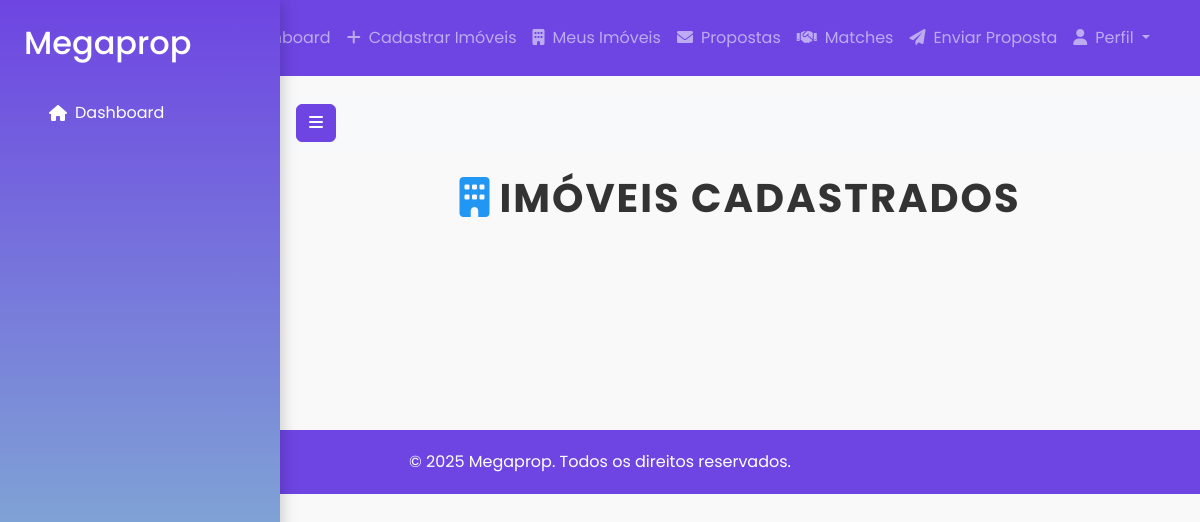
Page /my-properties (signed in) on the earlier database version.
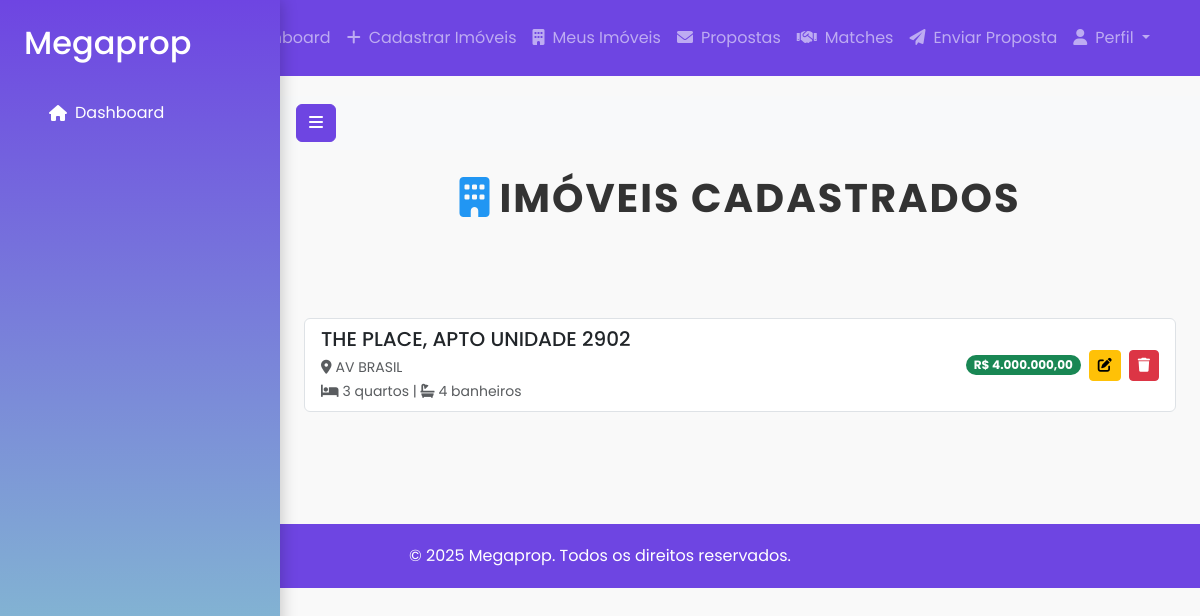
Same page on the later database version.
### app/models.py (models this page shows, shortened)
class Property(db.Model):
    __tablename__ = 'property'
    __table_args__ = (
        db.Index('idx_property_location', 'location'),
        db.Index('idx_property_price', 'price'),
        db.Index('idx_property_status', 'status'),
        {'extend_existing': True}
    )
    id = db.Column(db.Integer, primary_key=True)
    title = db.Column(db.String(200), nullable=False)
    description = db.Column(db.Text, nullable=True)
    price = db.Column(db.Float, nullable=False)
    location = db.Column(db.String(200), nullable=False)
    property_type = db.Column(db.String(50), nullable=False)  # Tipo: casa, apartamento, terreno, etc.
    status = db.Column(db.String(50), nullable=False, default='available')  # Status: available, negotiation, sold
    bedrooms = db.Column(db.Integer)
    bathrooms = db.Column(db.Integer)
    total_area = db.Column(db.Float)
    photos = db.Column(db.String(500))  # Fotos separadas por vírgula
    tags = db.Column(db.String(500))  # Tags de busca separadas por vírgula
    geo_location = db.Column(db.String(100))  # Formato: 'lat,lng'
    is_featured = db.Column(db.Boolean, default=False)
    created_at = db.Column(db.DateTime, default=datetime.utcnow)
    updated_at = db.Column(db.DateTime, onupdate=datetime.utcnow)
    user_id = db.Column(db.Integer, db.ForeignKey('user.id'), nullable=False)
    owner = db.relationship('User', back_populates='properties')
    proposals = db.relationship('Proposal', back_populates='property', lazy='dynamic')
    matches = db.relationship('Match', back_populates='property')

### app/routes.py (the view)
@main.route('/my-properties')
@login_required
def my_properties():
    page = request.args.get('page', 1, type=int)
    per_page = 10
    properties = Property.query.filter_by(user_id=current_user.id).paginate(page=page, per_page=per_page, error_out=False)
    return render_template('my_properties.html', properties=properties)

### app/templates/my_properties.html (shortened to what this page needs)
{% extends "base.html" %}
{% block content %}
<h1 class="text-center text-uppercase fw-bold mb-4" style="color: var(--text-color); letter-spacing: 2px;">
    <i class="fas fa-building me-2" style="color: #2196F3;"></i>Imóveis Cadastrados
</h1>
<div class="container py-5">
    {% if properties %}
        <ul class="list-group">
            {% for property in properties %}
                <li class="list-group-item d-flex justify-content-between align-items-center animate-card">
                    <div>
                        <h5 class="mb-1">{{ property.title }}</h5>
                        <small class="text-muted">
                            <i class="fas fa-map-marker-alt me-1"></i>{{ property.location|truncate(40) }}
                        </small>
                        <br>
                        <small class="text-muted">
                            <i class="fas fa-bed me-1"></i>{{ property.bedrooms }} quartos |
                            <i class="fas fa-bath me-1"></i>{{ property.bathrooms }} banheiros
                        </small>
                    </div>
                    <div class="d-flex gap-2 align-items-center">
                        <span class="badge bg-success rounded-pill">
                            R$ {{ "{:,.2f}".format(property.price).replace(".", "v").replace(",", ".").replace("v", ",") }}
                        </span>
                        <a href="{{ url_for('main.edit_property', id=property.id) }}" class="btn btn-sm btn-warning">
                            <i class="fas fa-edit"></i>
                        </a>
                        <form action="{{ url_for('main.delete_property', id=property.id) }}" method="POST" onsubmit="return confirm('Tem certeza que deseja excluir este imóvel?');">
                            <button type="submit" class="btn btn-sm btn-danger">
                                <i class="fas fa-trash"></i>
                            </button>
                        </form>
                    </div>
                </li>
            {% endfor %}
        </ul>
    {% endif %}
</div>
{% endblock %}

### app/templates/base.html (shortened to what this page needs)
<!DOCTYPE html>
<html lang="pt-br">
<head>
    <link href="https://cdn.jsdelivr.net/npm/bootstrap@5.3.0/dist/css/bootstrap.min.css" rel="stylesheet">
    <link rel="stylesheet" href="https://cdnjs.cloudflare.com/ajax/libs/font-awesome/6.0.0/css/all.min.css">
    <link rel="stylesheet" href="{{ url_for('static', filename='css/style.css') }}">
</head>
<body>
    <header>
        <nav class="navbar navbar-expand-lg navbar-dark">
            <div class="container">
               <div class="collapse navbar-collapse" id="navbarNav">
    <ul class="navbar-nav ms-auto">
        {% if current_user.is_authenticated %}
            <li><a href="{{ url_for('main.dashboard') }}" class="nav-link"><i class="fas fa-home me-2"></i><span>Dashboard</span></a></li>
            <li><a href="{{ url_for('main.add_property') }}" class="nav-link"><i class="fas fa-add me-2"></i><span>Cadastrar Imóveis</span></a></li>
            <li><a href="{{ url_for('main.my_properties') }}" class="nav-link"><i class="fas fa-building me-2"></i><span>Meus Imóveis</span></a></li>
            <li><a href="{{ url_for('main.received_proposals') }}" class="nav-link"><i class="fas fa-envelope me-2"></i><span>Propostas</span></a></li>
            <li><a href="{{ url_for('main.match') }}" class="nav-link"><i class="fas fa-handshake me-2"></i><span>Matches</span></a></li>
            <li><a href="{{ url_for('main.send_proposal') }}" class="nav-link"><i class="fas fa-paper-plane me-2"></i><span>Enviar Proposta</span></a></li>
            <li class="nav-item dropdown">
                <a class="nav-link dropdown-toggle" href="#" id="navbarDropdown" role="button" data-bs-toggle="dropdown" aria-expanded="false">
                    <i class="fas fa-user me-2"></i><span>Perfil</span>
                </a>
            </li>
        {% else %}
            <li><a href="{{ url_for('main.login') }}" class="nav-link"><i class="fas fa-sign-in-alt me-2"></i><span>Login</span></a></li>
            <li><a href="{{ url_for('main.register') }}" class="nav-link"><i class="fas fa-user-plus me-2"></i><span>Registrar</span></a></li>
        {% endif %}
    </ul>
</div>
            </div>
        </nav>
    </header>
    <div class="wrapper">
        <nav id="sidebar" class="vh-100 position-fixed">
            <div class="p-4">
                <h2 class="mb-4">Megaprop</h2>
                <ul class="list-unstyled">
                    <li><a href="{{ url_for('main.dashboard') }}" class="nav-link"><i class="fas fa-home me-2"></i><span>Dashboard</span></a></li>
                </ul>
            </div>
        </nav>
        <div id="content" class="p-0">
            <nav class="navbar navbar-light bg-light">
                <button id="sidebarToggle" class="btn btn-primary ms-3">
                    <i class="fas fa-bars"></i>
            </nav>
            <div class="container py-4">
                {% block content %}{% endblock %}
            </div>
        </div>
    </div>
    <footer>
        <div class="container">
            <p class="mb-0">&copy; 2025 Megaprop. Todos os direitos reservados.</p>
        </div>
    </footer>
</body>
</html>

### app/static/css/style.css (style rules this page uses)
#sidebar { min-width: 280px; max-width: 280px; background: linear-gradient(180deg, var(--primary-color), var(--secondary-color)); color: white; transition: all 0.3s ease-in-out; position: fixed; top: 0; left: 0; height: 100vh; z-index: 1000; overflow-y: auto; box-shadow: 2px 0 15px rgba(0, 0, 0, 0.2); }
#sidebar ul { list-style: none; padding: 0; margin: 0; }
#sidebar ul li { margin: 15px 0; }
#sidebar ul li a { color: black; text-decoration: none; display: flex; align-items: center; padding: 10px 15px; border-radius: 5px; transition: all 0.3s ease; }

### app/templates/base.html (style rules this page uses)
body { font-family: 'Poppins', sans-serif; background-color: #f9f9f9; margin: 0; padding: 0; color: #333; }
header { background-color: #6e45e2; padding: 10px 0; }
footer { background-color: #6e45e2; color: white; text-align: center; padding: 20px 0; margin-top: 40px; }
.btn-primary { background-color: #6e45e2; border-color: #6e45e2; }
#sidebar { min-width: 280px; max-width: 280px; background: linear-gradient(180deg, #6e45e2, #88d3ce); color: white; transition: all 0.3s ease-in-out; position: fixed; top: 0; left: 0; height: 100vh; z-index: 1000; overflow-y: auto; box-shadow: 2px 0 15px rgba(0, 0, 0, 0.2); }
#sidebar .nav-link { color: white !important; padding: 15px 25px; border-radius: 8px; margin: 5px 0; display: flex; align-items: center; transition: all 0.3s ease-in-out; }
#content { width: calc(100% - 280px); margin-left: 280px; transition: all 0.3s ease-in-out; }

### app/templates/my_properties.html (style rules this page uses)
.animate-card { transition: all 0.3s ease; opacity: 0; transform: translateY(20px); }
.list-group-item { transition: transform 0.2s; }

Differences in the rows shown:
added Property: title "THE PLACE, APTO UNIDADE 2902", location "AV BRASIL", bedrooms "3", bathrooms "4", price "4.000.000,00"
